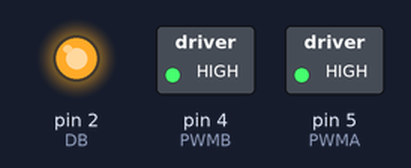
Bench run of a sketch on a simulated Arduino Uno, built with avr-gcc and run on an emulated ATmega328P. Shown: switched loads named in the sketch (green lamp = pin HIGH), output pins drawn as LEDs (lit = HIGH). Pins used as bus, display or sensor lines are not drawn.

Above: at 2.5 s.
At 7.5 s:
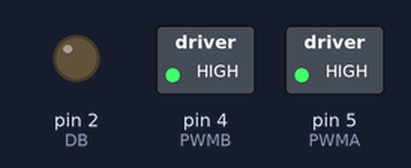
Timing chart, 0 to 11.5 s (numbered marks = the images above):
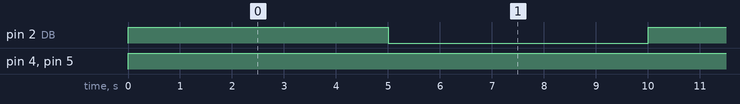

Measured:
- by itself, pin 2 (DB): alternates HIGH for 5.0 s and LOW for 5.0 s
- by itself, pin 4 (PWMB), pin 5 (PWMA): LOW → HIGH at 0.00 s

The sketch:

NodeMCUv1_motor.ino
```cpp
int PWMA=5;//Right side
int PWMB=4;//Left side
int DA=0;//Right reverse
int DB=2;//Left reverse

void setup(){
 // Debug console
 Serial.begin(9600);
 pinMode(PWMA, OUTPUT);
 pinMode(PWMB, OUTPUT);
 pinMode(DA, OUTPUT);
 pinMode(DB, OUTPUT);
}

void loop(){
  digitalWrite(PWMA, HIGH);
  digitalWrite(DA, LOW);

  digitalWrite(PWMB, HIGH);
  digitalWrite(DB, HIGH);
  delay(5000);

  digitalWrite(PWMA, HIGH);
  digitalWrite(DA, HIGH);

  digitalWrite(PWMB, HIGH);
  digitalWrite(DB, LOW);
  delay(5000);

}

/*
int x = 0;
int y = 1;
if(x==-1 && y==-1){             //Backward and Left
     digitalWrite(PWMA, LOW);
     digitalWrite(DA, LOW);

     digitalWrite(PWMB, HIGH);
     digitalWrite(DB, HIGH);
}else if(x==-1 && y==0){        //Left Turn
     digitalWrite(PWMA, 450);
     digitalWrite(DA, HIGH);

     digitalWrite(PWMB, 450);
     digitalWrite(DB, LOW);
}else if(x==-1 && y==1){        //Forward and Left
     digitalWrite(PWMA, LOW);
     digitalWrite(DA, LOW);

     digitalWrite(PWMB, HIGH);
     digitalWrite(DB, LOW);
}else if(x==0 && y==-1){        //Backward
     digitalWrite(PWMA, HIGH);
     digitalWrite(DA, HIGH);

     digitalWrite(PWMB, HIGH);
     digitalWrite(DB, HIGH);
}else if(x==0 && y==0){        //Stay
     digitalWrite(PWMA, LOW);
     digitalWrite(DA, LOW);

     digitalWrite(PWMB, LOW);
     digitalWrite(DB, LOW);
}else if(x==0 && y==1){        //Forward
     digitalWrite(PWMA, HIGH);
     digitalWrite(DA, LOW);

     digitalWrite(PWMB, HIGH);
     digitalWrite(DB, LOW);
}else if(x==1 && y==-1){        //Backward and Right
     digitalWrite(PWMA, HIGH);
     digitalWrite(DA, HIGH);

     digitalWrite(PWMB, LOW);
     digitalWrite(DB, LOW);
}else if(x==1 && y==0){        //Right turn
     digitalWrite(PWMA, 450);
     digitalWrite(DA, LOW);

     digitalWrite(PWMB, 450);
     digitalWrite(DB, HIGH);
}else if(x==1 && y==1){        //Forward and Right
     digitalWrite(PWMA, HIGH);
     digitalWrite(DA, LOW);

     digitalWrite(PWMB, LOW);
     digitalWrite(DB, LOW);
 }
 */
```
